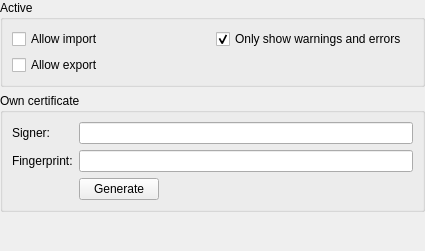
<?xml version="1.0" encoding="UTF-8"?>
<ui version="4.0">
 <class>SettingsWidgetKeeShare</class>
 <widget class="QWidget" name="SettingsWidgetKeeShare">
  <property name="geometry">
   <rect>
    <x>0</x>
    <y>0</y>
    <width>425</width>
    <height>251</height>
   </rect>
  </property>
  <layout class="QVBoxLayout" name="verticalLayout" stretch="0,0,0">
   <property name="leftMargin">
    <number>0</number>
   </property>
   <property name="topMargin">
    <number>0</number>
   </property>
   <property name="rightMargin">
    <number>0</number>
   </property>
   <property name="bottomMargin">
    <number>0</number>
   </property>
   <item>
    <widget class="QGroupBox" name="activeGroupBox">
     <property name="title">
      <string>Active</string>
     </property>
     <layout class="QGridLayout" name="gridLayout">
      <item row="2" column="0">
       <widget class="VaultCheckBox" name="enableImportCheckBox">
        <property name="toolTip">
         <string>Allow KeeShare imports</string>
        </property>
        <property name="accessibleName">
         <string>Allow KeeShare imports</string>
        </property>
        <property name="text">
         <string>Allow import</string>
        </property>
       </widget>
      </item>
      <item row="3" column="0">
       <widget class="VaultCheckBox" name="enableExportCheckBox">
        <property name="toolTip">
         <string>Allow KeeShare exports</string>
        </property>
        <property name="accessibleName">
         <string>Allow KeeShare exports</string>
        </property>
        <property name="text">
         <string>Allow export</string>
        </property>
       </widget>
      </item>
      <item row="2" column="1">
       <widget class="VaultCheckBox" name="quietSuccessCheckBox">
        <property name="text">
         <string>Only show warnings and errors</string>
        </property>
        <property name="checked">
         <bool>true</bool>
        </property>
       </widget>
      </item>
     </layout>
    </widget>
   </item>
   <item>
    <widget class="QGroupBox" name="ownCertificateGroupBox">
     <property name="title">
      <string>Own certificate</string>
     </property>
     <layout class="QGridLayout" name="gridLayout_2" columnstretch="0,0,0">
      <item row="0" column="0">
       <widget class="QLabel" name="ownCertificateSignerLabel">
        <property name="text">
         <string>Signer:</string>
        </property>
       </widget>
      </item>
      <item row="2" column="1">
       <widget class="VaultButton" name="generateOwnCertificateButton">
        <property name="accessibleName">
         <string>Generate new certificate</string>
        </property>
        <property name="text">
         <string>Generate</string>
        </property>
       </widget>
      </item>
      <item row="1" column="0">
       <widget class="QLabel" name="ownCertificateFingerprintLabel">
        <property name="text">
         <string>Fingerprint:</string>
        </property>
       </widget>
      </item>
      <item row="2" column="2">
       <spacer name="horizontalSpacer">
        <property name="orientation">
         <enum>Qt::Horizontal</enum>
        </property>
        <property name="sizeHint" stdset="0">
         <size>
          <width>40</width>
          <height>20</height>
         </size>
        </property>
       </spacer>
      </item>
      <item row="0" column="1" colspan="2">
       <widget class="VaultLineEdit" name="ownCertificateSignerEdit">
        <property name="accessibleName">
         <string>Signer name field</string>
        </property>
       </widget>
      </item>
      <item row="1" column="1" colspan="2">
       <widget class="VaultLineEdit" name="ownCertificateFingerprintEdit">
        <property name="accessibleName">
         <string>Fingerprint</string>
        </property>
        <property name="readOnly">
         <bool>true</bool>
        </property>
       </widget>
      </item>
     </layout>
    </widget>
   </item>
   <item>
    <spacer name="verticalSpacer">
     <property name="orientation">
      <enum>Qt::Vertical</enum>
     </property>
     <property name="sizeHint" stdset="0">
      <size>
       <width>20</width>
       <height>40</height>
      </size>
     </property>
    </spacer>
   </item>
  </layout>
 </widget>
 <customwidgets>
  <customwidget>
   <class>VaultButton</class>
   <extends>QPushButton</extends>
   <header>gui/vault/VaultControls.h</header>
  </customwidget>
  <customwidget>
   <class>VaultCheckBox</class>
   <extends>QCheckBox</extends>
   <header>gui/vault/VaultControls.h</header>
  </customwidget>
  <customwidget>
   <class>VaultLineEdit</class>
   <extends>QLineEdit</extends>
   <header>gui/vault/VaultControls.h</header>
  </customwidget>
 </customwidgets>
 <tabstops>
  <tabstop>enableImportCheckBox</tabstop>
  <tabstop>quietSuccessCheckBox</tabstop>
  <tabstop>enableExportCheckBox</tabstop>
  <tabstop>ownCertificateSignerEdit</tabstop>
  <tabstop>ownCertificateFingerprintEdit</tabstop>
 </tabstops>
 <resources/>
 <connections/>
</ui>
